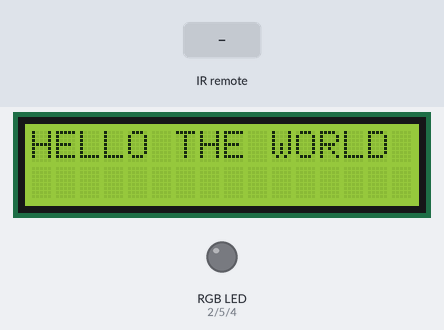
Simulated run of this sketch. Board: Arduino Uno, built with avr-gcc and run on an emulated ATmega328P. On the bench: 16×2 character LCD, an RGB LED mixed from three pins (HIGH = lit). Inputs (shaded band) come from the test bench. What the sketch prints to the serial monitor is not drawn.

Above: at 1.2 s.
1.3 s: infrared code 0xFFA25D received
At 2.1 s:
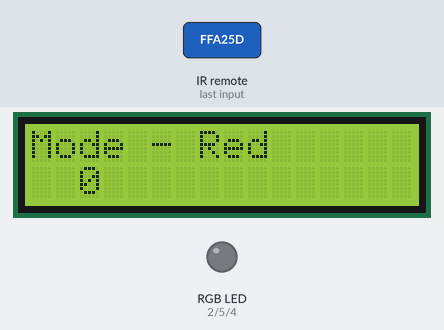
2.8 s: infrared code 0xFF629D received
At 3.3 s:
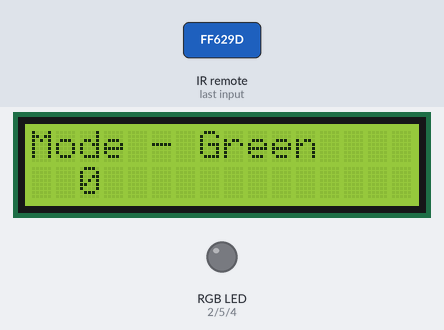
4.3 s: infrared code 0xFFE21D received
At 5.6 s:
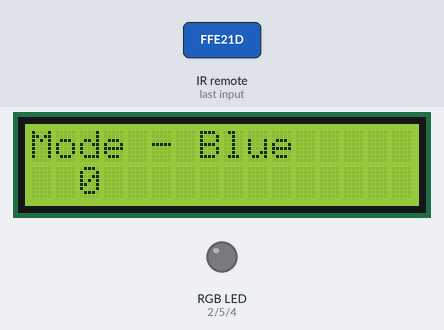
Timing chart, 0 to 7.3 s (numbered marks = the images above; inputs shaded):
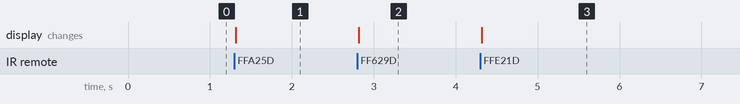

Measured:
- after the input at 1.3 s, the display: changes at once (image 1)
- after the input at 2.8 s, the display: changes at once (image 2)
- after the input at 4.3 s, the display: changes at once (image 3)

The sketch:

Lemote_LCD_RGB.ino
```cpp
#include <Wire.h> // i2C 통신을 위한 라이브러리 포함
#include <LiquidCrystal_I2C.h> // LCD 1602 I2C 용 라이브러리 포함
#include <IRremote.h>
LiquidCrystal_I2C lcd(0x27,16,2); // 접근주소: 0x3F or 0x27

#define RECV_PIN 11 // IR 수신기 D11에 연결
#define r 2
#define g 5
#define b 4

int nv[]={0, 0, 0};//r, g, b
int i=0;
const char *gr[]={"HELLO THE WORLD", "Mode - Red", "Mode - Green", "Mode - Blue"};

IRrecv irrecv(RECV_PIN); // IR리모콘 사용을 위한 클래스 생성
decode_results decodedSignal; // IR리모콘으로부터 받은 데이터

void setup() {
Serial.begin(9600); // 시리얼 통신 시작
irrecv.enableIRIn(); // 리모콘 수신 시작
lcd.init();
lcd.backlight();
lcd.setCursor(0,0);
lcd.print(gr[0]);
}

    void mode()
    {
      if (i==0)
      {
        lcd.clear();
        lcd.setCursor(0,0);
        lcd.print(gr[1]);
      }
      else if(i==1)
      {
        lcd.clear();
        lcd.setCursor(0,0);
        lcd.print(gr[2]);
        }
        else
      {
        lcd.clear();
        lcd.setCursor(0,0);
        lcd.print(gr[3]);
        }
        lcd.setCursor(2,1);
      }

      void clear()
      {
        lcd.clear();
        mode();
      }


void goswitch(){
  switch (decodedSignal.value)
  {
    if(decodedSignal.value>0)
    {

      case 0xFFA25D: i=0; mode(); Serial.println(nv[i]); lcd.print(nv[i]); break; //CH-
      case 0xFF629D: i=1; mode(); Serial.println(nv[i]); lcd.print(nv[i]); break;//CH
      case 0xFFE21D: i=2; mode(); Serial.println(nv[i]); lcd.print(nv[i]); break;//CH+

      case 0xFF22DD:  Serial.println(nv[i]); lcd.print(nv[i]); break; //PREV
      case 0xFF02FD:  Serial.println(nv[i]); lcd.print(nv[i]);  break; //NEXT
      case 0xFFC23D:  Serial.println(nv[i]); lcd.print(nv[i]);  break; //PLAY

      case 0xFFE01F: nv[i]-=10; Serial.println(nv[i]); lcd.print(nv[i]);  break; //VOL-
      case 0xFFA857: nv[i]+=10; Serial.println(nv[i]); lcd.print(nv[i]);  break; //VOL+
      case 0xFF906F: clear(); nv[i]=0; Serial.println(nv[i]); lcd.print(nv[i]);    break; //EQ

      case 0xFF6897: nv[i]-=100; Serial.println(nv[i]); lcd.print(nv[i]);   break; //0
      case 0xFF9867: nv[i]+=100; Serial.println(nv[i]); lcd.print(nv[i]);   break; //100+
      case 0xFFB04F: nv[i]+=200; Serial.println(nv[i]); lcd.print(nv[i]);   break; //200+

      case 0xFF30CF: lcd.clear(); nv[0]=0; nv[1]=0; nv[2]=0; lcd.setCursor(0,0); lcd.print("MOON BYUNG SOO"); lcd.setCursor(0,1); lcd.print("!!Thank You!!"); break; //1
      case 0xFF18E7: Serial.println(nv[i]); lcd.print(nv[i]);  //2
      case 0xFF7A85: Serial.println(nv[i]); lcd.print(nv[i]);  //3

    }
    }}

void loop()
{
    analogWrite(r, nv[0]);
    analogWrite(g, nv[1]);
    analogWrite(b, nv[2]);
if (irrecv.decode(&decodedSignal) == true) // IR 수신값이 있는지 판단.
{
    lcd.setCursor(2,1);
    goswitch();
    irrecv.resume(); // IR 다음 데이터 수신
    }
}
```
